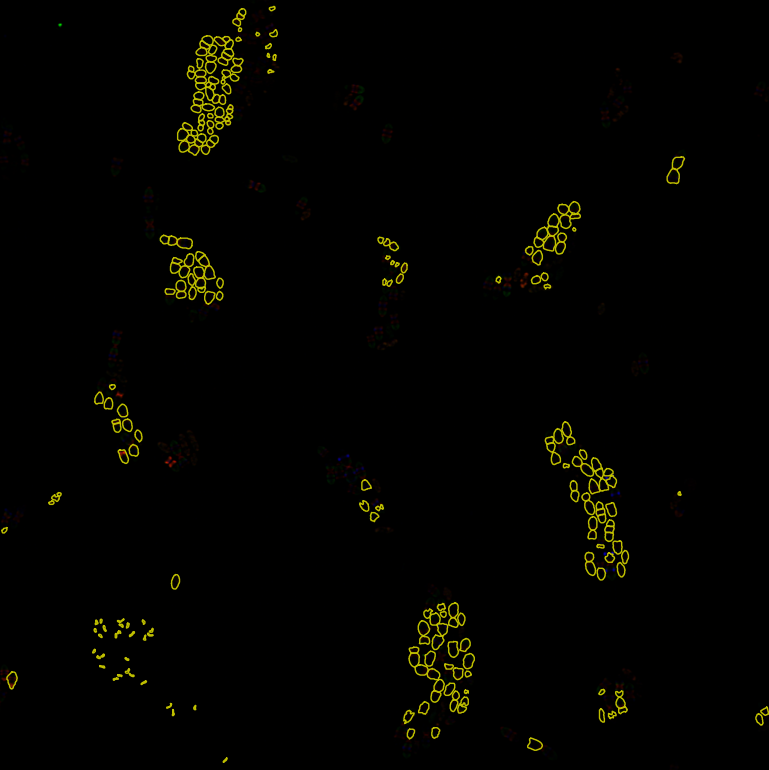
#> input picture Evaluations/SAM/WT_NADA_RADA_HADA_NHS_40min_ROI3_SIM_outlined.tif, 769 x 770 px
$ python -i 'Truth extractor.py'   (imports and definitions only)
#> lines starting #> are read from the running program, lines starting #| are printed output that depends on the picture; after the words box and inside, x2 and y2 are one past the last pixel; in counts of white or black regions, pixels touching at a corner belong together
import numpy as np
from skimage import io, color, measure
from scipy.ndimage import binary_fill_holes
from PIL import Image, ImageDraw
import os
from read_roi import read_roi_zip

# [91 lines left out: functions get_project_root, setup_folders, visualize_rois_white_on_rgb, not called in this run]

def create_interior_mask_from_roi_image(
        roi_image: np.ndarray,
        line_threshold: int = 150,
        min_contour_area: int = 5,
) -> np.ndarray:
    """
    Generate binary mask from image with drawn ROIs.

    Args:
        roi_image (np.ndarray): Image with ROI outlines
        line_threshold (int): Grayscale threshold for detecting drawn lines (0-255)
        min_contour_area (int): Minimum area in pixels for valid contours

    Returns:
        np.ndarray: Binary mask with filled interior regions
    """
#> called with line_threshold = 150, min_contour_area = 5
    gray = color.rgb2gray(roi_image)
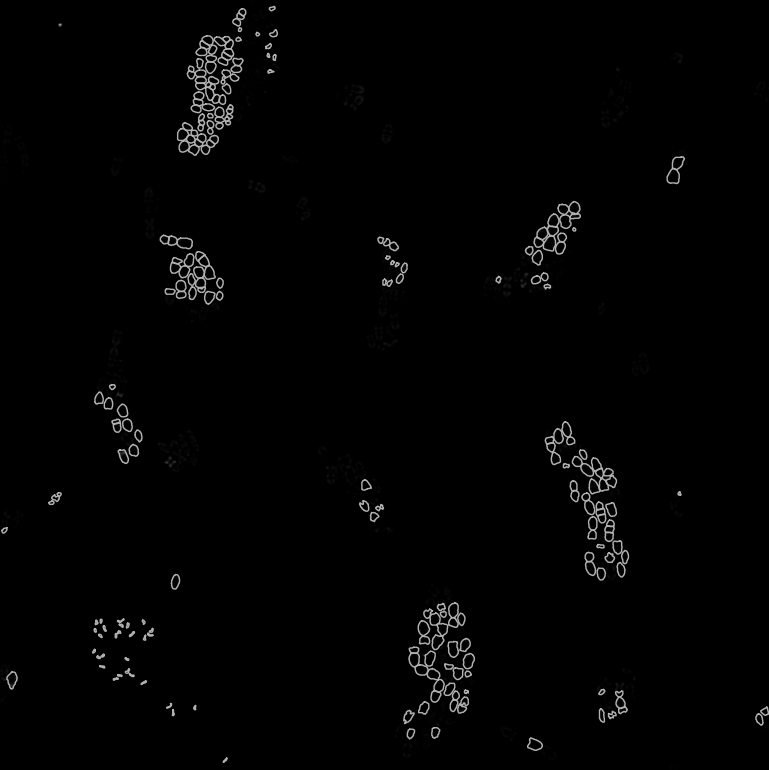
#> gray: shape (770, 769) float64; min 0, max 0.695, mean 0.0113
    binary_line = gray >= (line_threshold / 255.0)
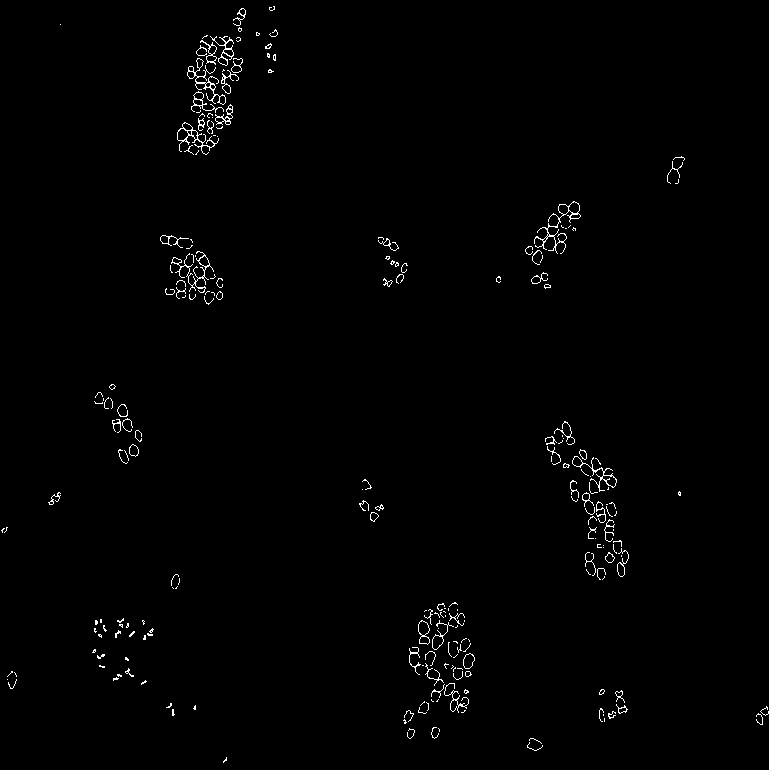
#> binary_line: shape (770, 769) bool; 0.95% white in thin lines or dots

    filled = binary_fill_holes(binary_line)
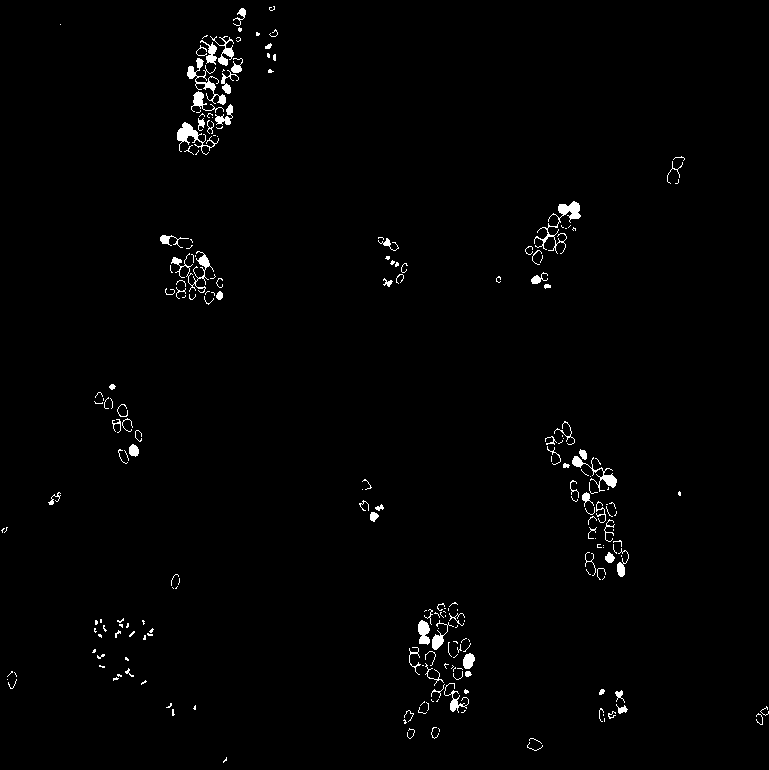
#> filled: shape (770, 769) bool; 1.3% white; 230 white regions (147 under 20 px), largest, box (x1, y1, x2, y2) and area: (534, 201, 581, 254) 492, (187, 58, 226, 105) 408, (177, 122, 219, 155) 381
    interior = filled & ~binary_line
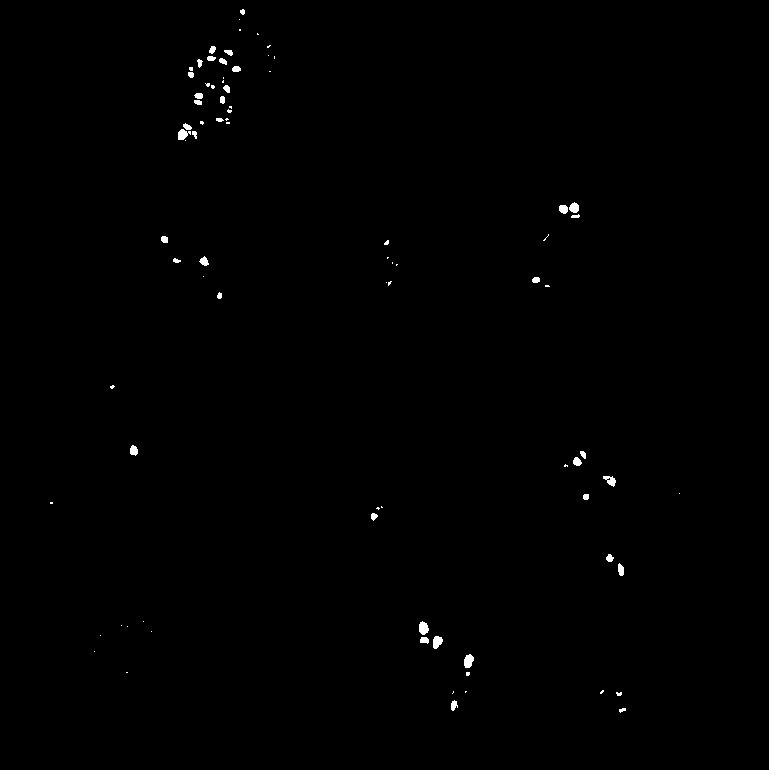
#> interior: shape (770, 769) bool; 0.36% white; 83 white regions (45 under 20 px), largest, box (x1, y1, x2, y2) and area: (464, 654, 474, 668) 105, (419, 621, 429, 635) 103, (433, 636, 443, 649) 96

    label_img = measure.label(interior)
#> label_img: shape (770, 769) int32; 84 distinct labels, from 0 to 83
    mask = np.zeros_like(interior, dtype=np.uint8)

    for region in measure.regionprops(label_img):
        if region.area >= min_contour_area:
            mask[label_img == region.label] = 1
#> this loop made 83 passes

    return mask.astype(np.uint8)

# [68 lines left out: function process_all_folders, not called in this run]

# [2 lines not run here, left out]


>>> import cv2
>>> picture = cv2.cvtColor(cv2.imread('Evaluations/SAM/WT_NADA_RADA_HADA_NHS_40min_ROI3_SIM_outlined.tif'), cv2.COLOR_BGR2RGB)
>>> result = create_interior_mask_from_roi_image(picture)
